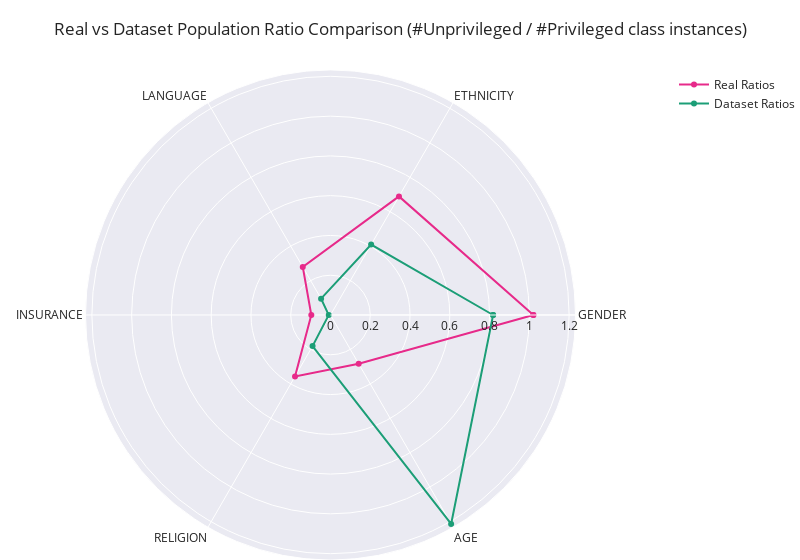

The cell this chart's notebook holds for it:
### Code cell
categories = ratios.attribute
categories = [*categories, categories[0]]

real_ratio = ratios.real_ratio
dataset_ratio = ratios.dataset_ratio
real_ratio = [*real_ratio, real_ratio[0]]
dataset_ratio = [*dataset_ratio, dataset_ratio[0]]

fig = go.Figure(
    data=[
        go.Scatterpolar(r=real_ratio, theta=categories, name='Real Ratios'),
        go.Scatterpolar(r=dataset_ratio, theta=categories, name='Dataset Ratios'),
    ],
    layout=go.Layout(
        title=go.layout.Title(
            text='Real vs Dataset Population Ratio Comparison (#Unprivileged / #Privileged class instances)'),
        polar={'radialaxis': {'visible': True}},
        showlegend=True,
        margin=go.layout.Margin(
        l=0, #left margin
        r=0, #right margin
        b=0, #bottom margin
        t=70, #top margin
        ),
        template='seaborn',
    )
)
fig['data'][0]['line']['color']="#e72a8a"
fig['data'][1]['line']['color']="#1c9e77"
fig.update_layout(width=int(800))
                  # , paper_bgcolor="rgba(0,0,0,0)")
pyo.iplot(fig)
output_path = "img"
if not os.path.exists(output_path):
    os.makedirs(output_path)
fig.write_image(os.path.join(output_path, "representationRadar.png"), engine="kaleido")

### Figure 1 — Plotly figure (JSON) as saved in the notebook; plotly's stock layout.template omitted (floating-point values rounded to 4 significant figures)
{"data": [{"line": {"color": "#e72a8a"}, "name": "Real Ratios", "r": [1.02, 0.6888, 0.2788, 0.09649, 0.3569, 0.2836, 1.02], "theta": ["GENDER", "ETHNICITY", "LANGUAGE", "INSURANCE", "RELIGION", "AGE", "GENDER"], "type": "scatterpolar"}, {"line": {"color": "#1c9e77"}, "name": "Dataset Ratios", "r": [0.8178, 0.4088, 0.09472, 0.008684, 0.1804, 1.213, 0.8178], "theta": ["GENDER", "ETHNICITY", "LANGUAGE", "INSURANCE", "RELIGION", "AGE", "GENDER"], "type": "scatterpolar"}], "layout": {"margin": {"b": 0, "l": 0, "r": 0, "t": 70}, "polar": {"radialaxis": {"visible": true}}, "showlegend": true, "title": {"text": "Real vs Dataset Population Ratio Comparison (#Unprivileged / #Privileged class instances)"}, "width": 800}}
